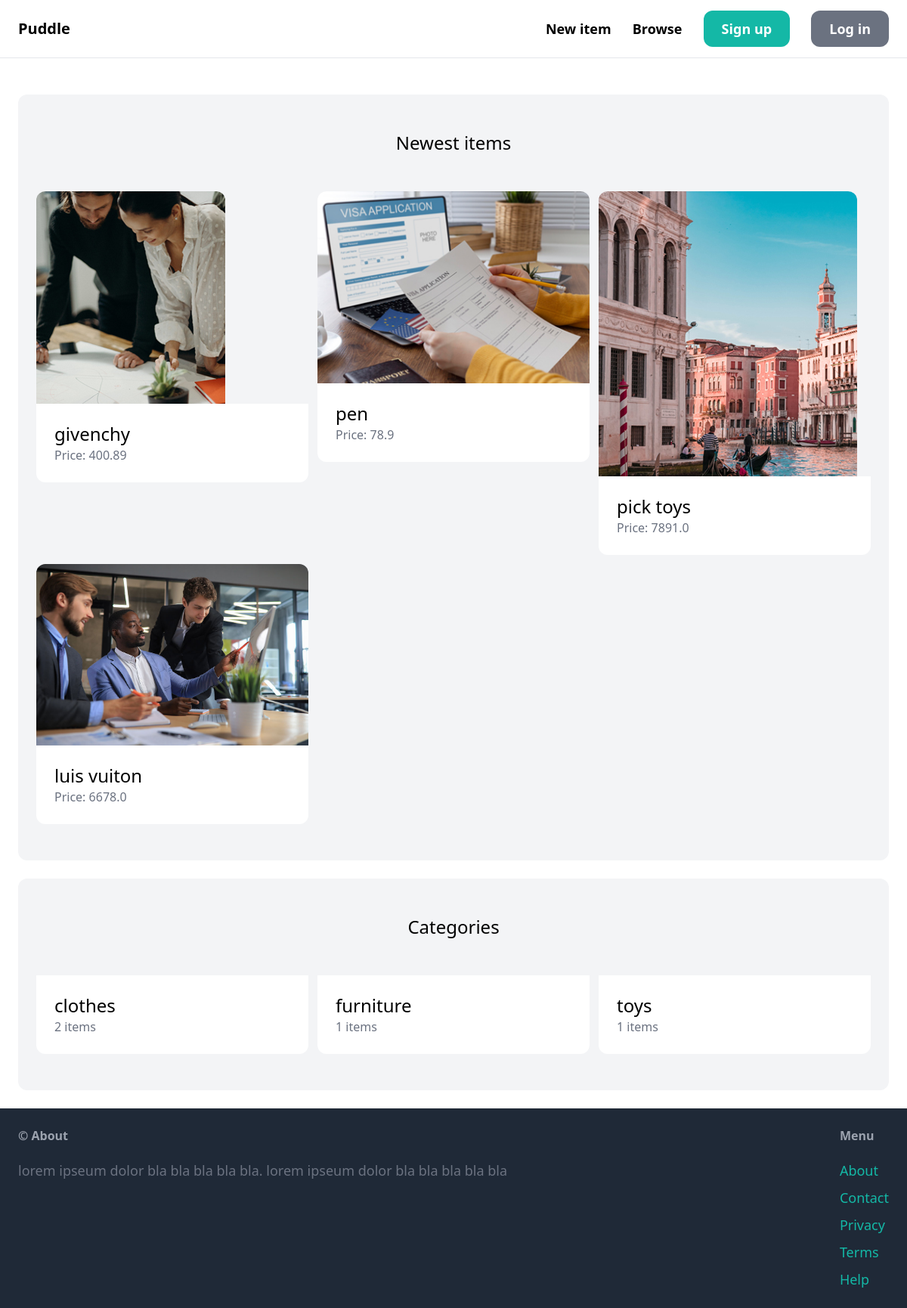
The page / on the database its author committed.
### items/models.py (models this page shows, shortened)
class Item(models.Model):
    category = models.ForeignKey(Category,related_name='items',on_delete=models.CASCADE)
    name = models.CharField(max_length=255)
    description = models.TextField(blank=True,null=True)
    price = models.FloatField()
    image= models.ImageField(upload_to='item_images',blank=True,null= True)
    is_sold = models.BooleanField(default=False)
    created_by = models.ForeignKey(User,related_name='items',on_delete=models.CASCADE)
    created_at = models.DateTimeField(auto_now_add=True)

class Category(models.Model):
    name = models.CharField(max_length=255)
    class Meta:
        ordering = ('name',)
        verbose_name_plural ='Categories'

### core/views.py (the view)
# urls.py: path('',views.index,name="index"),
def index(request):
    items = Item.objects.filter(is_sold = False)[0:6]
    categories = Category.objects.all()
    return render(request,'core/index.html',{'categories':categories,'items':items})

### core/templates/core/index.html (shortened to what this page needs)
 {% extends "core/base.html" %}
 {%block content%}
 <div class="mt-6 px-6 py-12 bg-gray-100 rounded-xl">
  <h2 class="mb-12 text-2xl text-center">Newest items</h2>
  <div class="grid grid-cols-3 gap-3">
   {% for item in items %}
      <div>
          <a href="{% url 'item:detail' item.id %}">
            <div>
                <img src="{{item.image.url}}" class="rounded-t-xl"/>
            </div>
            <div class="p-6 bg-white rounded-b-xl">
               <h2 class="text-2xl">{{item.name}}</h2>
               <p class="text-gray-500">Price: {{item.price}}</p>
            </div>
          </a>
      </div>
   {% endfor %}
  </div>
 </div>
 <div class="mt-6 px-6 py-12 bg-gray-100 rounded-xl">
    <h2 class="mb-12 text-2xl text-center">Categories</h2>
    <div class="grid grid-cols-3 gap-3">
        {% for  categorie in categories  %}
        <div>
            <a href="">
              <div class="p-6 bg-white rounded-b-xl">
                 <h2 class="text-2xl">{{categorie.name}}</h2>
                 <p class="text-gray-500">{{categorie.items.count}} items</p>
              </div>
            </a>
        </div>
        {% endfor %}
    </div>
</div>
 {%endblock%}

### rows shown on the page
Item: image (picture), name "givenchy", price "400.89"
Item: image (picture), name "pen", price "78.9"
Item: image (picture), name "pick toys", price "7891.0"
Item: image (picture), name "luis vuiton", price "6678.0"
Category: name "clothes", items.count "2"
Category: name "furniture", items.count "1"
Category: name "toys", items.count "1"
